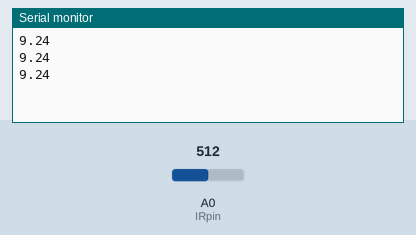
Recording of a sketch running on a simulated Arduino Uno, built with avr-gcc and run on an emulated ATmega328P. Parts: the last lines printed to the serial monitor. The inputs (shaded band) are chosen by the test bench; at power-on: A0 (IRpin) = 512.

Above: at 1.3 s.
1.4 s: A0 (IRpin) set to 716
At 1.9 s:
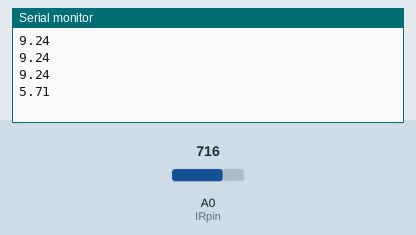
2.9 s: A0 (IRpin) set to 900
At 3.4 s:
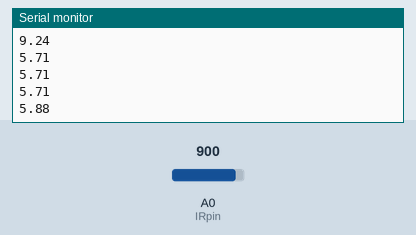
Timing chart, 0 to 5.9 s (numbered marks = the images above; inputs shaded):
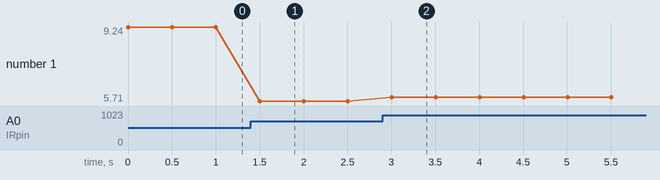

The sketch:

gripper.ino
```cpp
#include <Servo.h>

#define gServo 10
#define baseServo1 11
#define baselineGrip 85

#define IRpin A0

Servo gripperServo;
Servo baseServo;

void setup() {
  Serial.begin(9600);
  //gripperServo.attach(gServo);
  //baseServo.attach(baseServo1);

}

void loop() {
  //pickUp();
  //delay(5000);
  //deposit();

  Serial.println(IRDistance());
  delay(500);
}

void pickUp() {
  releaseGripper();
  lowerGripper();
  grip();
  liftGripper();
}

void deposit() {
  lowerGripper();
  releaseGripper();
  liftGripper();
  grip();
}

void releaseGripper() {
  gripperServo.detach();
  gripperServo.attach(gServo);
  delay(2000);
  for (int i = 82; i < 86; i++) {
    gripperServo.write(i);
    delay(200);
    Serial.println(gripperServo.read());
  }
  delay(2000);
}

void grip() {
  for (int i = 95; i < 100; i++) {
    gripperServo.write(i);
    delay(100);
    Serial.println(gripperServo.read());
  }
  delay(2000);
}

void liftGripper() {
  for (int i = baseServo.read(); i < 91; i++) {
    baseServo.write(i);
    delay(30);
    Serial.println(gripperServo.read());
  }
  delay(2000);
}

void lowerGripper() {
  for (int i = baseServo.read(); i > -1; i--) {
    baseServo.write(i);
    delay(30);
    Serial.println(gripperServo.read());
  }
  delay(2000);
}


float IRDistance() {
  float volt = analogRead(IRpin) * 0.0048828125;
  //return volt;
  return 1.9735 * volt * volt - 15.378 * volt + 35.352;
}
```

Measured:
- after the input at 1.4 s, the serial monitor: prints a new line after 0.10 s (image 1)
- after the input at 2.9 s, the serial monitor: prints a new line after 0.10 s (image 2)
- plotted number 1: 9.24 → 5.71 after the input at 1.4 s, 5.71 → 5.88 after the input at 2.9 s
